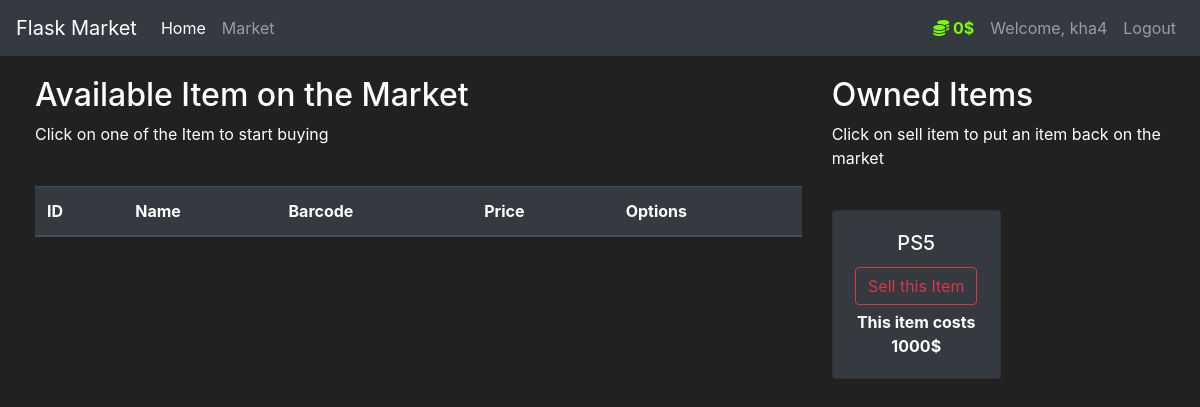
Before: /market (signed in) with the older database file.
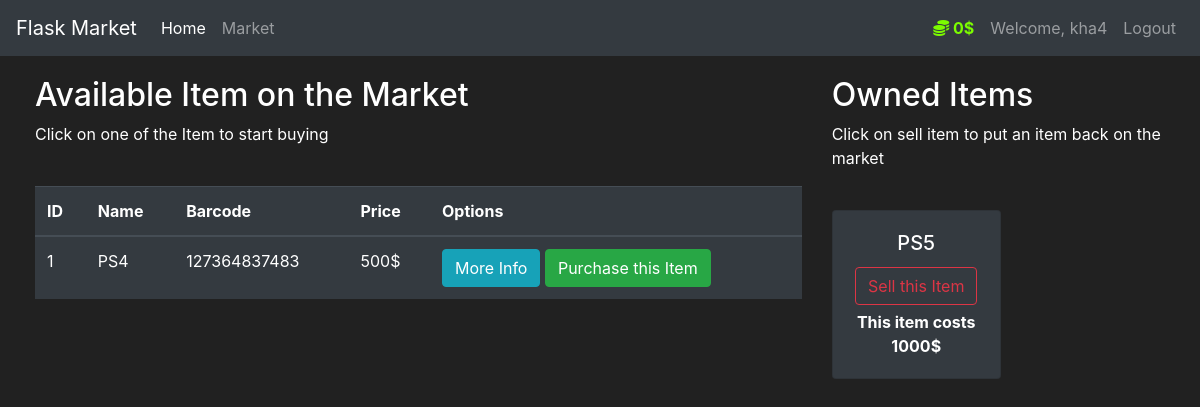
After: the same page with the newer database file.
### market/models.py (models this page shows, shortened)
class Item(db.Model):
    id = db.Column(db.Integer(), primary_key=True)
    name = db.Column(db.String(length=30), nullable=False, unique=True)
    price = db.Column(db.Integer(), nullable=False, )
    barcode = db.Column(db.String(length=12), nullable=False, unique=True)
    description = db.Column(db.String(length=1024),
                            nullable=False, unique=True)
    owner = db.Column(db.Integer(), db.ForeignKey('user.id'))

### market/routes.py (the view, shortened to what this page needs)
@app.route('/market', methods=['GET', 'POST'])
@login_required
def market_page():
    purchase_form = PurchaseItemForm()
    selling_form = SellItemForm()
    if request.method == "GET":
        items = Item.query.filter_by(owner=None)
        owned_items = Item.query.filter_by(owner=current_user.id)
        return render_template('market.html', items=items, purchase_form=purchase_form, owned_items=owned_items, selling_form=selling_form)

### market/models.py (called while the page is built)
@login_manager.user_loader
def load_user(user_id):
    return User.query.get(int(user_id))

    @property
    def prettier_budget(self):
        if len(str(self.budget)) >= 4:
            return f'{str(self.budget)[:-3]},{str(self.budget)[-3:]}$'
        else:
            return f'{self.budget}$'

### market/templates/market.html (shortened to what this page needs)
{% extends 'base.html' %}
{% block content %}
<div class="row" style="margin-top: 20px; margin-left: 20px;">
	<div class="col-8">
		<h2> Available Item on the Market </h2>
		<p>Click on one of the Item to start buying </p>
		<br>
		<table class="table table-hover table-dark">
			<thead>
				<tr>
					<th scope="col">ID</th>
					<th scope="col">Name</th>
					<th scope="col">Barcode</th>
					<th scope="col">Price</th>
					<th scope="col">Options</th>
				</tr>
			</thead>
			<tbody>
				{% for item in items %}
				<tr>
					<td>{{ item.id }}</td>
					<td>{{ item.name }}</td>
					<td>{{ item.barcode }}</td>
					<td>{{ item.price }}$</td>
					<td>
						<button class="btn btn-outline btn-info" data-toggle="modal" data-target="#Modal-MoreInfo-{{ item.id }}">More Info</button>
						<button class="btn btn-outline btn-success" data-toggle="modal" data-target="#Modal-PurchaseConfirm-{{item.id}}">Purchase this
							Item</button>
					</td>
				</tr>
				{% endfor %}
			</tbody>
		</table>
	</div>
	<div class="col-4">
		<h2> Owned Items </h2>
		<p>Click on sell item to put an item back on the market </p>
		<br>
		<div class="row">
			{% for owned_item in owned_items %}
		       <div class="col-md-6">
		                 <div style="margin-bottom: 5px" class="card text-center bg-dark">
		                      <div class="card-body">
		                          <h5 class="card-title">{{ owned_item.name }}</h5>
		                          <button type="button" class="btn btn-outline-danger" style="margin-bottom: 5px"
		                                  data-toggle="modal" data-target="#Modal-SellingConfirm-{{owned_item.id}}">
		                              Sell this Item
		                          </button>
		                          <p class="card-text"><strong>
		                              This item costs {{owned_item.price}}$
		                          </strong></p>
		                      </div>
		                  </div>
		             </div>
			{% endfor %}
		</div>
	</div>
</div>
{% endblock %}

Changed rows visible on the page:
now on this page (row edited): Item: id "1", name "PS4", barcode "127364837483", price "500", shown under "Available Item on the Market"
